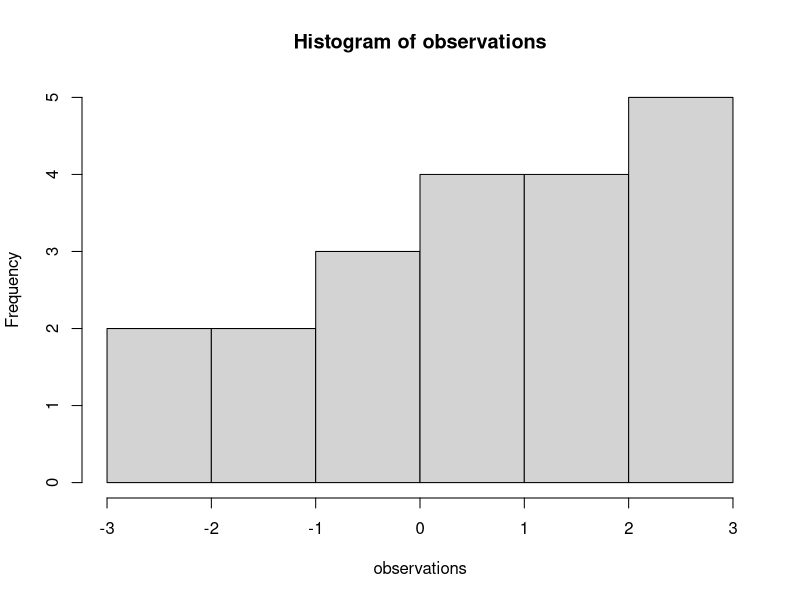
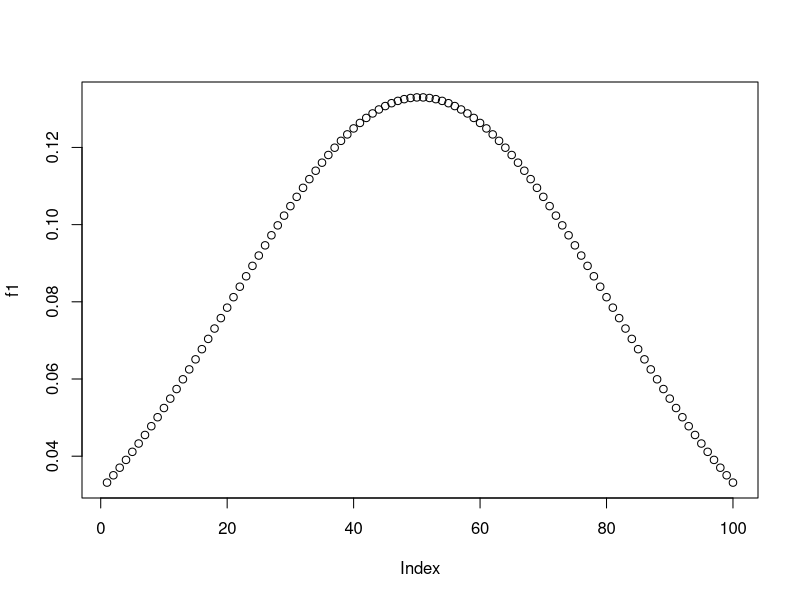
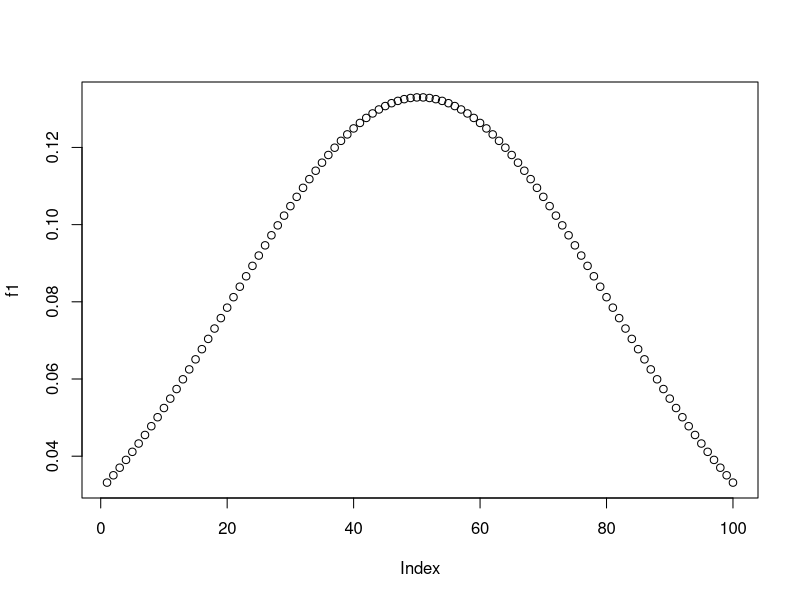
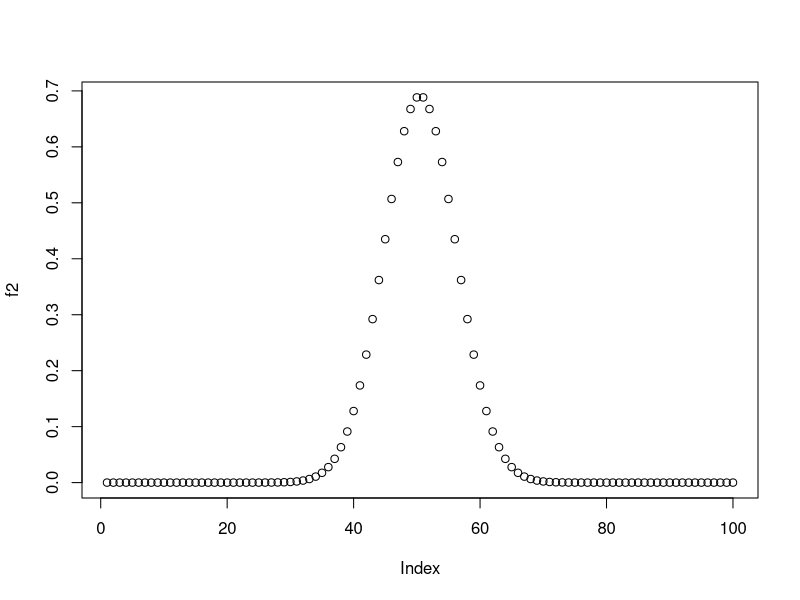
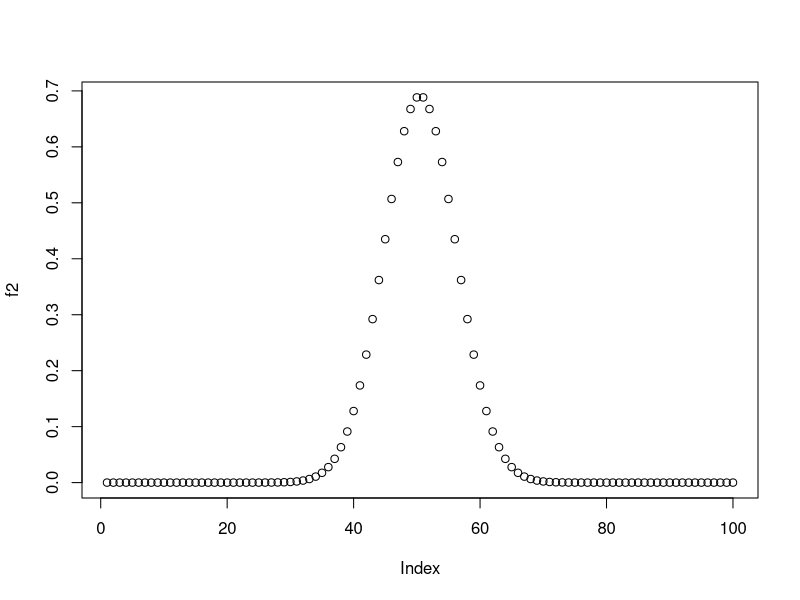
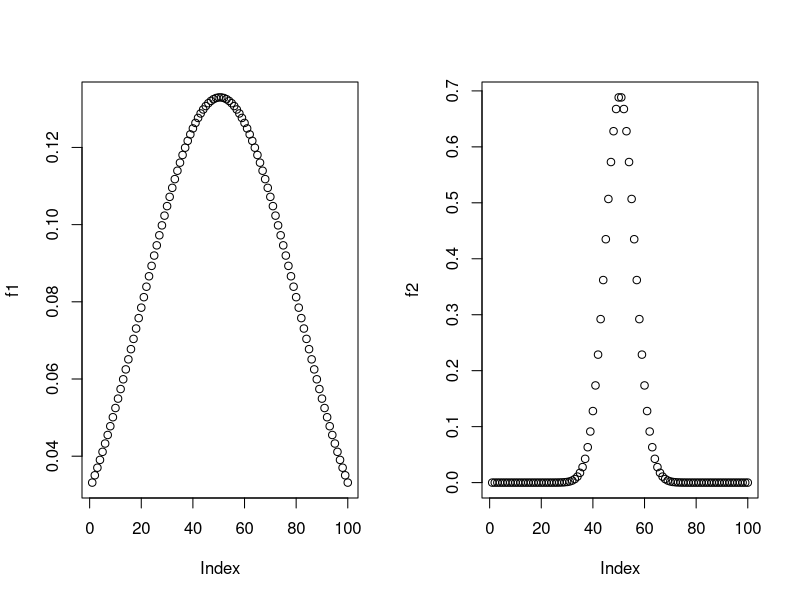

Source code (R) for these figures, in order:
observations <- rnorm(20, mean = 0, sd = 2)
observations

hist(observations)

x <- seq(-5, 5, length.out = 100)
sigma <- 3
mu <- 0

x
f1 <- (1/(sigma*sqrt(2*pi)))*exp((-(1/2))*((x-mu)/sigma)^2)
sigma1 <- plot(f1)
sigma3 <- plot(f1)

tau <- 3
f2 <- sqrt(tau/(2*pi))*exp(((-tau)*(x-mu)^2)/2)
tau1 <- plot(f2)
tau3 <- plot(f2)

par(mfrow = c(1, 2))
plot(f1)
plot(f2)
